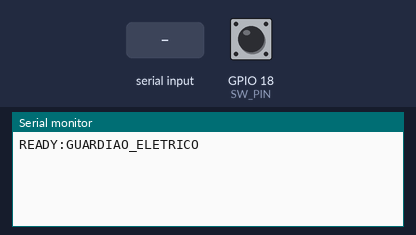
A program run on a simulated ESP32. Shown: the last lines printed to the serial monitor. The test bench sets the inputs (shaded band); at power-on: GPIO 18 (SW_PIN) LOW.

Above: at 1.2 s.
1.3 s: "M:\n" received over Serial
At 1.8 s:
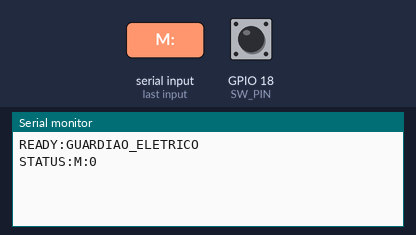
2.8 s: "1\n" received over Serial
At 4.0 s:
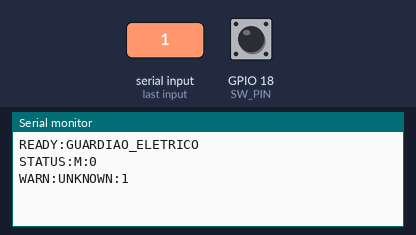
4.3 s: "H:\n" received over Serial
At 5.3 s:
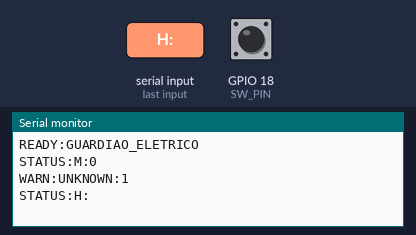

Measured:
- after the input at 1.3 s, the serial monitor: prints a new line at once (image 1)
- after the input at 2.8 s, the serial monitor: prints a new line at once (image 2)
- after the input at 4.3 s, the serial monitor: prints a new line at once (image 3)

The program:

main.cpp
```cpp
#include <Arduino.h>

// Pinos de exemplo para ESP32 DevKit V1 clássico.
// Confirme o pinout da sua placa antes de ligar hardware real.
constexpr uint8_t SW_PIN = 18;
constexpr uint8_t BUZZER_PIN = 19;

bool maoDetectada = false;
String horaAtual = "00:00:00";
String linhaSerial;
unsigned long ultimoEvento = 0;
constexpr unsigned long EVENT_COOLDOWN_MS = 5000;

void processarComando(String comando) {
  comando.trim();

  if (comando.startsWith("M:")) {
    const String valor = comando.substring(2);
    maoDetectada = (valor == "1");
    Serial.printf("STATUS:M:%d\n", maoDetectada ? 1 : 0);
  } else if (comando.startsWith("H:")) {
    horaAtual = comando.substring(2);
    Serial.printf("STATUS:H:%s\n", horaAtual.c_str());
  } else if (comando.length() > 0) {
    Serial.printf("WARN:UNKNOWN:%s\n", comando.c_str());
  }
}

void setup() {
  Serial.begin(115200);
  pinMode(SW_PIN, INPUT);
  pinMode(BUZZER_PIN, OUTPUT);
  digitalWrite(BUZZER_PIN, LOW);

  Serial.println("READY:GUARDIAO_ELETRICO");
}

void loop() {
  while (Serial.available() > 0) {
    const char caractere = static_cast<char>(Serial.read());

    if (caractere == '\n') {
      processarComando(linhaSerial);
      linhaSerial = "";
    } else if (caractere != '\r') {
      if (linhaSerial.length() < 80) {
        linhaSerial += caractere;
      } else {
        linhaSerial = "";
      }
    }
  }

  const bool vibracao = digitalRead(SW_PIN) == HIGH;
  const bool tentativaSuspeita = maoDetectada && vibracao;

  if (tentativaSuspeita) {
      tone(BUZZER_PIN, 2000);
  } else {
      noTone(BUZZER_PIN);
  }

  if (tentativaSuspeita && millis() - ultimoEvento >= EVENT_COOLDOWN_MS) {
    Serial.printf("EVENT:possible_intrusion;V:1;M:1;H:%s\n", horaAtual.c_str());
    ultimoEvento = millis();
  }

  delay(5);
}
```
